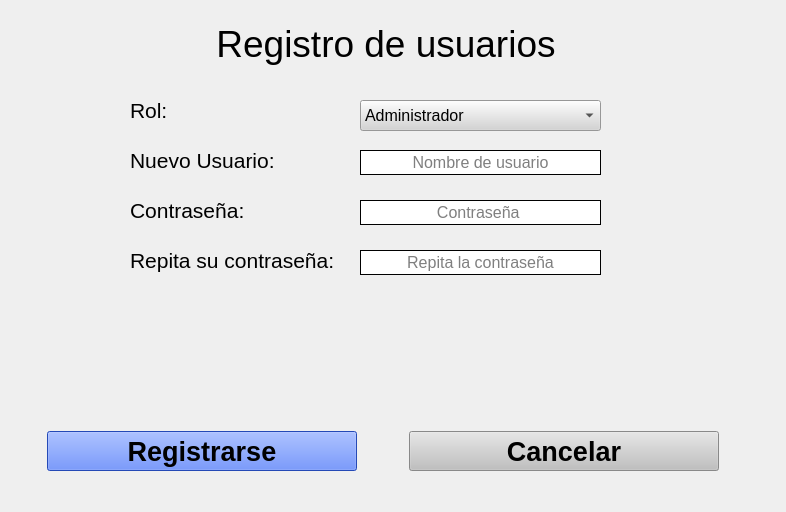
<?xml version="1.0" encoding="UTF-8"?>
<ui version="4.0">
 <class>registrarUsuario</class>
 <widget class="QWidget" name="registrarUsuario">
  <property name="enabled">
   <bool>true</bool>
  </property>
  <property name="geometry">
   <rect>
    <x>0</x>
    <y>0</y>
    <width>786</width>
    <height>512</height>
   </rect>
  </property>
  <property name="windowTitle">
   <string>Registro de usuarios</string>
  </property>
  <property name="styleSheet">
   <string notr="true">background-color: rgb(153,204,255);
QFrame{background-color:rgb(153,204,255)}
QLineEdit{background-color:rgb(255,255,255)}</string>
  </property>
  <widget class="QWidget" name="layoutWidget">
   <property name="geometry">
    <rect>
     <x>40</x>
     <y>20</y>
     <width>691</width>
     <height>47</height>
    </rect>
   </property>
   <layout class="QHBoxLayout" name="horizontalLayout">
    <item>
     <spacer name="horizontalSpacer">
      <property name="orientation">
       <enum>Qt::Horizontal</enum>
      </property>
      <property name="sizeHint" stdset="0">
       <size>
        <width>40</width>
        <height>20</height>
       </size>
      </property>
     </spacer>
    </item>
    <item>
     <widget class="QLabel" name="label_2">
      <property name="font">
       <font>
        <pointsize>28</pointsize>
       </font>
      </property>
      <property name="text">
       <string>Registro de usuarios</string>
      </property>
      <property name="alignment">
       <set>Qt::AlignCenter</set>
      </property>
     </widget>
    </item>
    <item>
     <spacer name="horizontalSpacer_2">
      <property name="orientation">
       <enum>Qt::Horizontal</enum>
      </property>
      <property name="sizeHint" stdset="0">
       <size>
        <width>40</width>
        <height>20</height>
       </size>
      </property>
     </spacer>
    </item>
   </layout>
  </widget>
  <widget class="QWidget" name="layoutWidget">
   <property name="geometry">
    <rect>
     <x>0</x>
     <y>430</y>
     <width>766</width>
     <height>43</height>
    </rect>
   </property>
   <layout class="QHBoxLayout" name="horizontalLayout_2">
    <item>
     <spacer name="horizontalSpacer_4">
      <property name="orientation">
       <enum>Qt::Horizontal</enum>
      </property>
      <property name="sizeHint" stdset="0">
       <size>
        <width>40</width>
        <height>20</height>
       </size>
      </property>
     </spacer>
    </item>
    <item>
     <widget class="QPushButton" name="btn_registrarUsuario">
      <property name="minimumSize">
       <size>
        <width>310</width>
        <height>40</height>
       </size>
      </property>
      <property name="palette">
       <palette>
        <active>
         <colorrole role="WindowText">
          <brush brushstyle="SolidPattern">
           <color alpha="255">
            <red>0</red>
            <green>0</green>
            <blue>0</blue>
           </color>
          </brush>
         </colorrole>
         <colorrole role="Button">
          <brush brushstyle="SolidPattern">
           <color alpha="255">
            <red>51</red>
            <green>102</green>
            <blue>255</blue>
           </color>
          </brush>
         </colorrole>
         <colorrole role="Dark">
          <brush brushstyle="SolidPattern">
           <color alpha="255">
            <red>135</red>
            <green>135</green>
            <blue>135</blue>
           </color>
          </brush>
         </colorrole>
         <colorrole role="Text">
          <brush brushstyle="SolidPattern">
           <color alpha="255">
            <red>0</red>
            <green>0</green>
            <blue>0</blue>
           </color>
          </brush>
         </colorrole>
         <colorrole role="ButtonText">
          <brush brushstyle="SolidPattern">
           <color alpha="255">
            <red>0</red>
            <green>0</green>
            <blue>0</blue>
           </color>
          </brush>
         </colorrole>
         <colorrole role="Base">
          <brush brushstyle="SolidPattern">
           <color alpha="255">
            <red>51</red>
            <green>102</green>
            <blue>255</blue>
           </color>
          </brush>
         </colorrole>
         <colorrole role="Window">
          <brush brushstyle="SolidPattern">
           <color alpha="255">
            <red>51</red>
            <green>102</green>
            <blue>255</blue>
           </color>
          </brush>
         </colorrole>
        </active>
        <inactive>
         <colorrole role="WindowText">
          <brush brushstyle="SolidPattern">
           <color alpha="255">
            <red>0</red>
            <green>0</green>
            <blue>0</blue>
           </color>
          </brush>
         </colorrole>
         <colorrole role="Button">
          <brush brushstyle="SolidPattern">
           <color alpha="255">
            <red>51</red>
            <green>102</green>
            <blue>255</blue>
           </color>
          </brush>
         </colorrole>
         <colorrole role="Dark">
          <brush brushstyle="SolidPattern">
           <color alpha="255">
            <red>135</red>
            <green>135</green>
            <blue>135</blue>
           </color>
          </brush>
         </colorrole>
         <colorrole role="Text">
          <brush brushstyle="SolidPattern">
           <color alpha="255">
            <red>0</red>
            <green>0</green>
            <blue>0</blue>
           </color>
          </brush>
         </colorrole>
         <colorrole role="ButtonText">
          <brush brushstyle="SolidPattern">
           <color alpha="255">
            <red>0</red>
            <green>0</green>
            <blue>0</blue>
           </color>
          </brush>
         </colorrole>
         <colorrole role="Base">
          <brush brushstyle="SolidPattern">
           <color alpha="255">
            <red>51</red>
            <green>102</green>
            <blue>255</blue>
           </color>
          </brush>
         </colorrole>
         <colorrole role="Window">
          <brush brushstyle="SolidPattern">
           <color alpha="255">
            <red>51</red>
            <green>102</green>
            <blue>255</blue>
           </color>
          </brush>
         </colorrole>
        </inactive>
        <disabled>
         <colorrole role="WindowText">
          <brush brushstyle="SolidPattern">
           <color alpha="255">
            <red>135</red>
            <green>135</green>
            <blue>135</blue>
           </color>
          </brush>
         </colorrole>
         <colorrole role="Button">
          <brush brushstyle="SolidPattern">
           <color alpha="255">
            <red>51</red>
            <green>102</green>
            <blue>255</blue>
           </color>
          </brush>
         </colorrole>
         <colorrole role="Dark">
          <brush brushstyle="SolidPattern">
           <color alpha="255">
            <red>135</red>
            <green>135</green>
            <blue>135</blue>
           </color>
          </brush>
         </colorrole>
         <colorrole role="Text">
          <brush brushstyle="SolidPattern">
           <color alpha="255">
            <red>135</red>
            <green>135</green>
            <blue>135</blue>
           </color>
          </brush>
         </colorrole>
         <colorrole role="ButtonText">
          <brush brushstyle="SolidPattern">
           <color alpha="255">
            <red>135</red>
            <green>135</green>
            <blue>135</blue>
           </color>
          </brush>
         </colorrole>
         <colorrole role="Base">
          <brush brushstyle="SolidPattern">
           <color alpha="255">
            <red>51</red>
            <green>102</green>
            <blue>255</blue>
           </color>
          </brush>
         </colorrole>
         <colorrole role="Window">
          <brush brushstyle="SolidPattern">
           <color alpha="255">
            <red>51</red>
            <green>102</green>
            <blue>255</blue>
           </color>
          </brush>
         </colorrole>
        </disabled>
       </palette>
      </property>
      <property name="font">
       <font>
        <pointsize>20</pointsize>
        <weight>75</weight>
        <bold>true</bold>
       </font>
      </property>
      <property name="cursor">
       <cursorShape>PointingHandCursor</cursorShape>
      </property>
      <property name="styleSheet">
       <string notr="true">background-color: 	rgb(51,102,255)
</string>
      </property>
      <property name="text">
       <string>Registrarse</string>
      </property>
     </widget>
    </item>
    <item>
     <spacer name="horizontalSpacer_3">
      <property name="orientation">
       <enum>Qt::Horizontal</enum>
      </property>
      <property name="sizeHint" stdset="0">
       <size>
        <width>40</width>
        <height>20</height>
       </size>
      </property>
     </spacer>
    </item>
    <item>
     <widget class="QPushButton" name="btn_cancelar">
      <property name="minimumSize">
       <size>
        <width>310</width>
        <height>40</height>
       </size>
      </property>
      <property name="palette">
       <palette>
        <active>
         <colorrole role="WindowText">
          <brush brushstyle="SolidPattern">
           <color alpha="255">
            <red>0</red>
            <green>0</green>
            <blue>0</blue>
           </color>
          </brush>
         </colorrole>
         <colorrole role="Button">
          <brush brushstyle="SolidPattern">
           <color alpha="255">
            <red>192</red>
            <green>192</green>
            <blue>192</blue>
           </color>
          </brush>
         </colorrole>
         <colorrole role="Dark">
          <brush brushstyle="SolidPattern">
           <color alpha="255">
            <red>135</red>
            <green>135</green>
            <blue>135</blue>
           </color>
          </brush>
         </colorrole>
         <colorrole role="Text">
          <brush brushstyle="SolidPattern">
           <color alpha="255">
            <red>0</red>
            <green>0</green>
            <blue>0</blue>
           </color>
          </brush>
         </colorrole>
         <colorrole role="ButtonText">
          <brush brushstyle="SolidPattern">
           <color alpha="255">
            <red>0</red>
            <green>0</green>
            <blue>0</blue>
           </color>
          </brush>
         </colorrole>
         <colorrole role="Base">
          <brush brushstyle="SolidPattern">
           <color alpha="255">
            <red>192</red>
            <green>192</green>
            <blue>192</blue>
           </color>
          </brush>
         </colorrole>
         <colorrole role="Window">
          <brush brushstyle="SolidPattern">
           <color alpha="255">
            <red>192</red>
            <green>192</green>
            <blue>192</blue>
           </color>
          </brush>
         </colorrole>
        </active>
        <inactive>
         <colorrole role="WindowText">
          <brush brushstyle="SolidPattern">
           <color alpha="255">
            <red>0</red>
            <green>0</green>
            <blue>0</blue>
           </color>
          </brush>
         </colorrole>
         <colorrole role="Button">
          <brush brushstyle="SolidPattern">
           <color alpha="255">
            <red>192</red>
            <green>192</green>
            <blue>192</blue>
           </color>
          </brush>
         </colorrole>
         <colorrole role="Dark">
          <brush brushstyle="SolidPattern">
           <color alpha="255">
            <red>135</red>
            <green>135</green>
            <blue>135</blue>
           </color>
          </brush>
         </colorrole>
         <colorrole role="Text">
          <brush brushstyle="SolidPattern">
           <color alpha="255">
            <red>0</red>
            <green>0</green>
            <blue>0</blue>
           </color>
          </brush>
         </colorrole>
         <colorrole role="ButtonText">
          <brush brushstyle="SolidPattern">
           <color alpha="255">
            <red>0</red>
            <green>0</green>
            <blue>0</blue>
           </color>
          </brush>
         </colorrole>
         <colorrole role="Base">
          <brush brushstyle="SolidPattern">
           <color alpha="255">
            <red>192</red>
            <green>192</green>
            <blue>192</blue>
           </color>
          </brush>
         </colorrole>
         <colorrole role="Window">
          <brush brushstyle="SolidPattern">
           <color alpha="255">
            <red>192</red>
            <green>192</green>
            <blue>192</blue>
           </color>
          </brush>
         </colorrole>
        </inactive>
        <disabled>
         <colorrole role="WindowText">
          <brush brushstyle="SolidPattern">
           <color alpha="255">
            <red>135</red>
            <green>135</green>
            <blue>135</blue>
           </color>
          </brush>
         </colorrole>
         <colorrole role="Button">
          <brush brushstyle="SolidPattern">
           <color alpha="255">
            <red>192</red>
            <green>192</green>
            <blue>192</blue>
           </color>
          </brush>
         </colorrole>
         <colorrole role="Dark">
          <brush brushstyle="SolidPattern">
           <color alpha="255">
            <red>135</red>
            <green>135</green>
            <blue>135</blue>
           </color>
          </brush>
         </colorrole>
         <colorrole role="Text">
          <brush brushstyle="SolidPattern">
           <color alpha="255">
            <red>135</red>
            <green>135</green>
            <blue>135</blue>
           </color>
          </brush>
         </colorrole>
         <colorrole role="ButtonText">
          <brush brushstyle="SolidPattern">
           <color alpha="255">
            <red>135</red>
            <green>135</green>
            <blue>135</blue>
           </color>
          </brush>
         </colorrole>
         <colorrole role="Base">
          <brush brushstyle="SolidPattern">
           <color alpha="255">
            <red>192</red>
            <green>192</green>
            <blue>192</blue>
           </color>
          </brush>
         </colorrole>
         <colorrole role="Window">
          <brush brushstyle="SolidPattern">
           <color alpha="255">
            <red>192</red>
            <green>192</green>
            <blue>192</blue>
           </color>
          </brush>
         </colorrole>
        </disabled>
       </palette>
      </property>
      <property name="font">
       <font>
        <pointsize>20</pointsize>
        <weight>75</weight>
        <bold>true</bold>
       </font>
      </property>
      <property name="cursor">
       <cursorShape>PointingHandCursor</cursorShape>
      </property>
      <property name="styleSheet">
       <string notr="true">background-color: 	rgb(192,192,192)</string>
      </property>
      <property name="text">
       <string>Cancelar</string>
      </property>
     </widget>
    </item>
    <item>
     <spacer name="horizontalSpacer_5">
      <property name="orientation">
       <enum>Qt::Horizontal</enum>
      </property>
      <property name="sizeHint" stdset="0">
       <size>
        <width>40</width>
        <height>20</height>
       </size>
      </property>
     </spacer>
    </item>
   </layout>
  </widget>
  <widget class="QLabel" name="label">
   <property name="geometry">
    <rect>
     <x>130</x>
     <y>140</y>
     <width>201</width>
     <height>41</height>
    </rect>
   </property>
   <property name="font">
    <font>
     <pointsize>16</pointsize>
    </font>
   </property>
   <property name="text">
    <string>Nuevo Usuario:</string>
   </property>
  </widget>
  <widget class="QLabel" name="label_3">
   <property name="geometry">
    <rect>
     <x>130</x>
     <y>200</y>
     <width>181</width>
     <height>21</height>
    </rect>
   </property>
   <property name="font">
    <font>
     <pointsize>16</pointsize>
    </font>
   </property>
   <property name="text">
    <string>Contraseña:</string>
   </property>
  </widget>
  <widget class="QLabel" name="label_4">
   <property name="geometry">
    <rect>
     <x>130</x>
     <y>240</y>
     <width>261</width>
     <height>41</height>
    </rect>
   </property>
   <property name="font">
    <font>
     <pointsize>16</pointsize>
    </font>
   </property>
   <property name="text">
    <string>Repita su contraseña:</string>
   </property>
  </widget>
  <widget class="QLabel" name="label_5">
   <property name="geometry">
    <rect>
     <x>130</x>
     <y>100</y>
     <width>71</width>
     <height>21</height>
    </rect>
   </property>
   <property name="font">
    <font>
     <pointsize>16</pointsize>
    </font>
   </property>
   <property name="text">
    <string>Rol:</string>
   </property>
  </widget>
  <widget class="QComboBox" name="comboBox_Rol">
   <property name="geometry">
    <rect>
     <x>360</x>
     <y>100</y>
     <width>241</width>
     <height>31</height>
    </rect>
   </property>
   <property name="font">
    <font>
     <pointsize>12</pointsize>
    </font>
   </property>
   <property name="acceptDrops">
    <bool>false</bool>
   </property>
   <property name="styleSheet">
    <string notr="true">
background-color: rgb(212, 212, 212);</string>
   </property>
   <item>
    <property name="text">
     <string>Administrador</string>
    </property>
   </item>
   <item>
    <property name="text">
     <string>Encargado de ventas</string>
    </property>
   </item>
   <item>
    <property name="text">
     <string>Encargado de compras</string>
    </property>
   </item>
   <item>
    <property name="text">
     <string>Encargado de deposito</string>
    </property>
   </item>
  </widget>
  <widget class="QLineEdit" name="input_password">
   <property name="geometry">
    <rect>
     <x>360</x>
     <y>200</y>
     <width>241</width>
     <height>25</height>
    </rect>
   </property>
   <property name="minimumSize">
    <size>
     <width>0</width>
     <height>0</height>
    </size>
   </property>
   <property name="font">
    <font>
     <pointsize>12</pointsize>
    </font>
   </property>
   <property name="styleSheet">
    <string notr="true">background-color:rgb(255,255,255);
border-style: outset;
border-width: 1px;
border-color: black;</string>
   </property>
   <property name="maxLength">
    <number>20</number>
   </property>
   <property name="echoMode">
    <enum>QLineEdit::Password</enum>
   </property>
   <property name="alignment">
    <set>Qt::AlignCenter</set>
   </property>
   <property name="placeholderText">
    <string>Contraseña </string>
   </property>
  </widget>
  <widget class="QLineEdit" name="repit_password">
   <property name="geometry">
    <rect>
     <x>360</x>
     <y>250</y>
     <width>241</width>
     <height>25</height>
    </rect>
   </property>
   <property name="minimumSize">
    <size>
     <width>0</width>
     <height>0</height>
    </size>
   </property>
   <property name="font">
    <font>
     <pointsize>12</pointsize>
    </font>
   </property>
   <property name="styleSheet">
    <string notr="true">background-color:rgb(255,255,255);
border-style: outset;
border-width: 1px;
border-color: black;</string>
   </property>
   <property name="maxLength">
    <number>20</number>
   </property>
   <property name="echoMode">
    <enum>QLineEdit::Password</enum>
   </property>
   <property name="alignment">
    <set>Qt::AlignCenter</set>
   </property>
   <property name="placeholderText">
    <string>Repita la contraseña</string>
   </property>
  </widget>
  <widget class="QLineEdit" name="input_usuario">
   <property name="geometry">
    <rect>
     <x>360</x>
     <y>150</y>
     <width>241</width>
     <height>25</height>
    </rect>
   </property>
   <property name="minimumSize">
    <size>
     <width>0</width>
     <height>0</height>
    </size>
   </property>
   <property name="font">
    <font>
     <pointsize>12</pointsize>
    </font>
   </property>
   <property name="focusPolicy">
    <enum>Qt::StrongFocus</enum>
   </property>
   <property name="autoFillBackground">
    <bool>false</bool>
   </property>
   <property name="styleSheet">
    <string notr="true">background-color:rgb(255,255,255);
border-style: outset;
border-width: 1px;
border-color: black;</string>
   </property>
   <property name="maxLength">
    <number>20</number>
   </property>
   <property name="frame">
    <bool>false</bool>
   </property>
   <property name="alignment">
    <set>Qt::AlignCenter</set>
   </property>
   <property name="placeholderText">
    <string>Nombre de usuario</string>
   </property>
  </widget>
 </widget>
 <tabstops>
  <tabstop>comboBox_Rol</tabstop>
  <tabstop>input_usuario</tabstop>
  <tabstop>input_password</tabstop>
  <tabstop>repit_password</tabstop>
  <tabstop>btn_registrarUsuario</tabstop>
  <tabstop>btn_cancelar</tabstop>
 </tabstops>
 <resources/>
 <connections/>
</ui>
